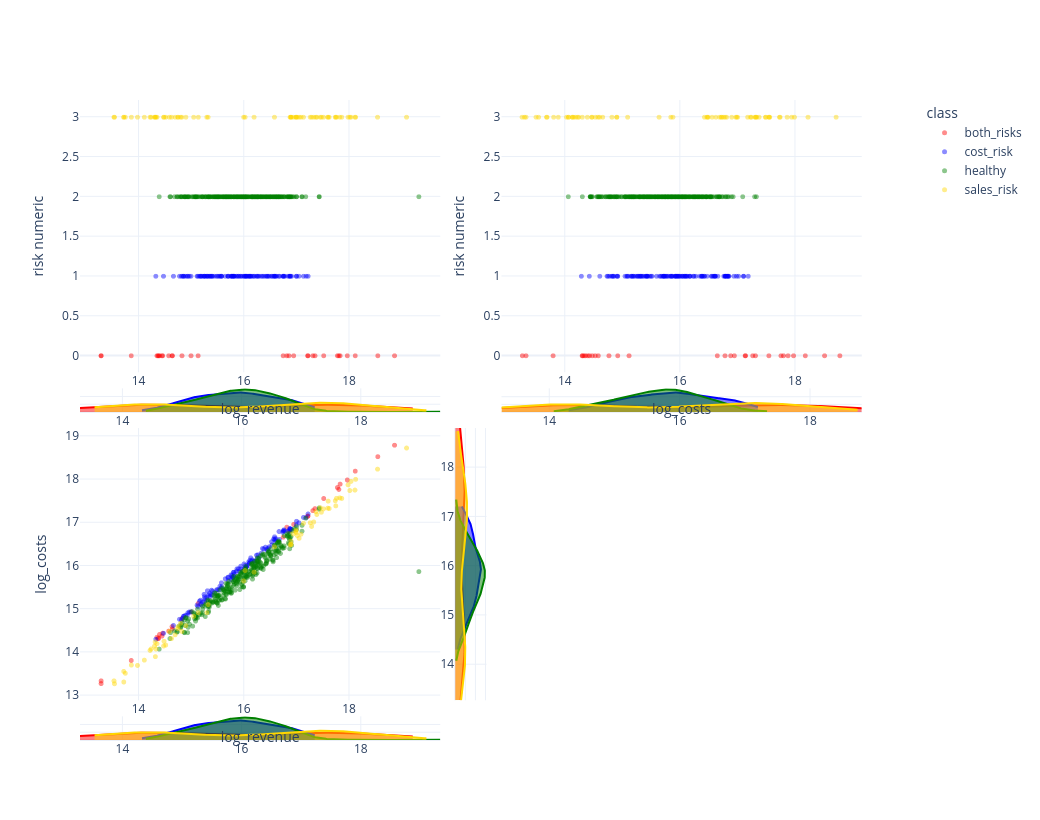

This figure's notebook cell:
### Markdown cell above
## Log scale visualization

### Code cell
df["log_revenue"] = np.log(df["revenue"])
df["log_costs"] = np.log(df["costs"])
plot_multiple_plots(
    df=df,
    backend_plotly=True,
    kde_bool=True,
    config=[
        {"x1_col": "log_revenue"},
        {"x1_col": "log_costs"},
        {"x1_col": "log_revenue", "x2_col": "log_costs"},
    ],
).show()

### Figure 1 — Plotly figure (JSON) as saved in the notebook; plotly's stock layout.template omitted (floating-point values rounded to 4 significant figures; data arrays with more than 128 entries replaced by an {"elided": "..."} marker saying what was removed)
{"data": [{"marker": {"color": "red", "opacity": 0.45, "size": 5}, "mode": "markers", "name": "both_risks", "showlegend": true, "type": "scattergl", "x": [16.82, 13.29, 14.35, 17.22, 16.75, 14.37, 14.57, 16.86, 17.22, 17.52, 15.0, 13.86, 17.97, 14.83, 17.32, 18.87, 14.45, 13.29, 14.38, 17.81, 14.46, 14.64, 17.78, 16.95, 18.12, 14.64, 15.13, 14.4, 17.84, 17.36, 18.55], "xaxis": "x", "y": [0, 0, 0, 0, 0, 0, 0, 0, 0, 0, 0, 0, 0, 0, 0, 0, 0, 0, 0, 0, 0, 0, 0, 0, 0, 0, 0, 0, 0, 0, 0], "yaxis": "y"}, {"fill": "tozeroy", "line": {"color": "red"}, "mode": "lines", "opacity": 0.35, "showlegend": false, "type": "scatter", "x": {"elided": "300 float values"}, "xaxis": "x5", "y": {"elided": "300 float values"}, "yaxis": "y5"}, {"marker": {"color": "blue", "opacity": 0.45, "size": 5}, "mode": "markers", "name": "cost_risk", "showlegend": true, "type": "scattergl", "x": [16.45, 16.29, 15.26, 15.22, 16.01, 17.01, 15.58, 15.49, 16.17, 16.11, 16.1, 16.04, 16.89, 16.88, 14.93, 16.91, 15.98, 16.27, 14.89, 15.53, 16.76, 15.7, 15.19, 16.68, 16.03, 15.87, 16.38, 15.31, 16.01, 16.47, 14.97, 14.48, 16.59, 15.16, 16.53, 15.82, 15.95, 14.84, 15.41, 16.11, 14.33, 14.86, 17.23, 15.7, 15.35, 15.76, 15.79, 16.06, 15.71, 16.75, 15.86, 14.86, 15.25, 16.36, 15.3, 15.4, 16.25, 15.25, 15.13, 16.45, 15.77, 15.95, 15.37, 16.33, 15.3, 15.55, 16.49, 15.33, 15.77, 16.78, 16.13, 16.14, 15.19, 15.36, 15.78, 14.66, 16.59, 15.5, 16.2, 16.61, 16.07, 16.84, 16.42, 14.94, 16.57, 16.67, 16.04, 17.19, 14.78, 16.75, 16.54, 15.82, 15.9, 17.14, 15.25, 15.81, 15.0, 16.77, 17.05, 16.12, 15.8, 15.65, 15.39, 15.44, 16.87, 15.57, 16.05, 16.88, 15.82, 16.2, 15.58, 15.12, 16.26, 16.62, 16.59, 17.0, 15.91, 15.18, 14.82], "xaxis": "x", "y": [1, 1, 1, 1, 1, 1, 1, 1, 1, 1, 1, 1, 1, 1, 1, 1, 1, 1, 1, 1, 1, 1, 1, 1, 1, 1, 1, 1, 1, 1, 1, 1, 1, 1, 1, 1, 1, 1, 1, 1, 1, 1, 1, 1, 1, 1, 1, 1, 1, 1, 1, 1, 1, 1, 1, 1, 1, 1, 1, 1, 1, 1, 1, 1, 1, 1, 1, 1, 1, 1, 1, 1, 1, 1, 1, 1, 1, 1, 1, 1, 1, 1, 1, 1, 1, 1, 1, 1, 1, 1, 1, 1, 1, 1, 1, 1, 1, 1, 1, 1, 1, 1, 1, 1, 1, 1, 1, 1, 1, 1, 1, 1, 1, 1, 1, 1, 1, 1, 1], "yaxis": "y"}, {"fill": "tozeroy", "line": {"color": "blue"}, "mode": "lines", "opacity": 0.35, "showlegend": false, "type": "scatter", "x": {"elided": "300 float values"}, "xaxis": "x5", "y": {"elided": "300 float values"}, "yaxis": "y5"}, {"marker": {"color": "green", "opacity": 0.45, "size": 5}, "mode": "markers", "name": "healthy", "showlegend": true, "type": "scattergl", "x": {"elided": "281 float values"}, "xaxis": "x", "y": {"elided": "281 int values"}, "yaxis": "y"}, {"fill": "tozeroy", "line": {"color": "green"}, "mode": "lines", "opacity": 0.35, "showlegend": false, "type": "scatter", "x": {"elided": "300 float values"}, "xaxis": "x5", "y": {"elided": "300 float values"}, "yaxis": "y5"}, {"marker": {"color": "gold", "opacity": 0.45, "size": 5}, "mode": "markers", "name": "sales_risk", "showlegend": true, "type": "scattergl", "x": [14.7, 16.91, 17.29, 14.11, 18.12, 18.04, 14.75, 14.35, 16.9, 14.52, 17.06, 13.75, 14.49, 17.75, 13.53, 18.55, 14.75, 15.05, 17.46, 17.63, 14.82, 17.83, 18.02, 17.87, 13.98, 14.59, 15.14, 14.24, 16.03, 16.9, 13.54, 19.1, 14.22, 16.2, 17.0, 15.3, 16.0, 14.33, 17.39, 17.14, 17.6, 13.72, 14.9, 16.88, 14.32, 14.32, 17.33, 14.8, 17.02, 17.52, 16.99, 14.31, 14.63, 17.99, 16.94, 13.72, 17.48, 17.74, 16.59, 15.32, 17.09, 17.38, 18.13, 17.77, 17.61, 14.48, 17.0, 17.27, 13.86], "xaxis": "x", "y": [3, 3, 3, 3, 3, 3, 3, 3, 3, 3, 3, 3, 3, 3, 3, 3, 3, 3, 3, 3, 3, 3, 3, 3, 3, 3, 3, 3, 3, 3, 3, 3, 3, 3, 3, 3, 3, 3, 3, 3, 3, 3, 3, 3, 3, 3, 3, 3, 3, 3, 3, 3, 3, 3, 3, 3, 3, 3, 3, 3, 3, 3, 3, 3, 3, 3, 3, 3, 3], "yaxis": "y"}, {"fill": "tozeroy", "line": {"color": "gold"}, "mode": "lines", "opacity": 0.35, "showlegend": false, "type": "scatter", "x": {"elided": "300 float values"}, "xaxis": "x5", "y": {"elided": "300 float values"}, "yaxis": "y5"}, {"marker": {"color": "red", "opacity": 0.45, "size": 5}, "mode": "markers", "name": "both_risks", "showlegend": false, "type": "scattergl", "x": [16.89, 13.33, 14.34, 17.15, 16.66, 14.31, 14.49, 16.8, 17.15, 17.56, 14.93, 13.81, 17.99, 14.78, 17.28, 18.79, 14.37, 13.27, 14.32, 17.77, 14.44, 14.59, 17.81, 16.96, 18.19, 14.54, 15.13, 14.41, 17.89, 17.33, 18.53], "xaxis": "x3", "y": [0, 0, 0, 0, 0, 0, 0, 0, 0, 0, 0, 0, 0, 0, 0, 0, 0, 0, 0, 0, 0, 0, 0, 0, 0, 0, 0, 0, 0, 0, 0], "yaxis": "y3"}, {"fill": "tozeroy", "line": {"color": "red"}, "mode": "lines", "opacity": 0.35, "showlegend": false, "type": "scatter", "x": {"elided": "300 float values"}, "xaxis": "x6", "y": {"elided": "300 float values"}, "yaxis": "y6"}, {"marker": {"color": "blue", "opacity": 0.45, "size": 5}, "mode": "markers", "name": "cost_risk", "showlegend": false, "type": "scattergl", "x": [16.39, 16.19, 15.24, 15.16, 16.04, 17.03, 15.61, 15.44, 16.14, 16.06, 16.09, 15.96, 16.85, 16.86, 14.86, 16.84, 15.88, 16.26, 14.86, 15.44, 16.81, 15.74, 15.12, 16.61, 16.01, 15.93, 16.39, 15.42, 15.94, 16.41, 14.93, 14.44, 16.67, 15.18, 16.56, 15.81, 15.93, 14.79, 15.41, 16.06, 14.3, 14.83, 17.2, 15.73, 15.36, 15.79, 15.72, 15.98, 15.66, 16.8, 15.88, 14.83, 15.28, 16.4, 15.27, 15.32, 16.25, 15.17, 15.06, 16.36, 15.68, 15.99, 15.33, 16.29, 15.2, 15.53, 16.44, 15.31, 15.77, 16.8, 16.18, 16.1, 15.1, 15.29, 15.74, 14.62, 16.59, 15.45, 16.12, 16.63, 16.01, 16.8, 16.43, 14.91, 16.62, 16.79, 15.96, 17.12, 14.76, 16.77, 16.48, 15.85, 15.93, 17.12, 15.34, 15.85, 14.93, 16.83, 17.0, 16.13, 15.73, 15.7, 15.44, 15.38, 16.83, 15.49, 15.98, 16.86, 15.76, 16.1, 15.51, 15.09, 16.18, 16.57, 16.62, 16.95, 15.87, 15.2, 14.74], "xaxis": "x3", "y": [1, 1, 1, 1, 1, 1, 1, 1, 1, 1, 1, 1, 1, 1, 1, 1, 1, 1, 1, 1, 1, 1, 1, 1, 1, 1, 1, 1, 1, 1, 1, 1, 1, 1, 1, 1, 1, 1, 1, 1, 1, 1, 1, 1, 1, 1, 1, 1, 1, 1, 1, 1, 1, 1, 1, 1, 1, 1, 1, 1, 1, 1, 1, 1, 1, 1, 1, 1, 1, 1, 1, 1, 1, 1, 1, 1, 1, 1, 1, 1, 1, 1, 1, 1, 1, 1, 1, 1, 1, 1, 1, 1, 1, 1, 1, 1, 1, 1, 1, 1, 1, 1, 1, 1, 1, 1, 1, 1, 1, 1, 1, 1, 1, 1, 1, 1, 1, 1, 1], "yaxis": "y3"}, {"fill": "tozeroy", "line": {"color": "blue"}, "mode": "lines", "opacity": 0.35, "showlegend": false, "type": "scatter", "x": {"elided": "300 float values"}, "xaxis": "x6", "y": {"elided": "300 float values"}, "yaxis": "y6"}, {"marker": {"color": "green", "opacity": 0.45, "size": 5}, "mode": "markers", "name": "healthy", "showlegend": false, "type": "scattergl", "x": {"elided": "281 float values"}, "xaxis": "x3", "y": {"elided": "281 int values"}, "yaxis": "y3"}, {"fill": "tozeroy", "line": {"color": "green"}, "mode": "lines", "opacity": 0.35, "showlegend": false, "type": "scatter", "x": {"elided": "300 float values"}, "xaxis": "x6", "y": {"elided": "300 float values"}, "yaxis": "y6"}, {"marker": {"color": "gold", "opacity": 0.45, "size": 5}, "mode": "markers", "name": "sales_risk", "showlegend": false, "type": "scattergl", "x": [14.4, 16.49, 16.91, 13.82, 17.75, 17.96, 14.59, 14.2, 16.5, 14.16, 16.64, 13.51, 14.25, 17.39, 13.33, 18.24, 14.54, 14.83, 17.35, 17.33, 14.48, 17.57, 17.74, 17.56, 13.69, 14.48, 14.91, 14.07, 15.89, 16.57, 13.27, 18.73, 14.04, 15.85, 16.77, 14.91, 15.65, 14.07, 17.19, 16.99, 17.34, 13.55, 14.61, 16.48, 14.23, 13.9, 17.02, 14.67, 16.7, 17.32, 16.8, 14.14, 14.31, 17.88, 16.74, 13.31, 17.24, 17.51, 16.44, 15.1, 16.73, 17.25, 18.0, 17.56, 17.5, 14.14, 16.82, 17.0, 13.7], "xaxis": "x3", "y": [3, 3, 3, 3, 3, 3, 3, 3, 3, 3, 3, 3, 3, 3, 3, 3, 3, 3, 3, 3, 3, 3, 3, 3, 3, 3, 3, 3, 3, 3, 3, 3, 3, 3, 3, 3, 3, 3, 3, 3, 3, 3, 3, 3, 3, 3, 3, 3, 3, 3, 3, 3, 3, 3, 3, 3, 3, 3, 3, 3, 3, 3, 3, 3, 3, 3, 3, 3, 3], "yaxis": "y3"}, {"fill": "tozeroy", "line": {"color": "gold"}, "mode": "lines", "opacity": 0.35, "showlegend": false, "type": "scatter", "x": {"elided": "300 float values"}, "xaxis": "x6", "y": {"elided": "300 float values"}, "yaxis": "y6"}, {"marker": {"color": "red", "opacity": 0.45, "size": 5}, "mode": "markers", "name": "both_risks", "showlegend": false, "type": "scattergl", "x": [16.82, 13.29, 14.35, 17.22, 16.75, 14.37, 14.57, 16.86, 17.22, 17.52, 15.0, 13.86, 17.97, 14.83, 17.32, 18.87, 14.45, 13.29, 14.38, 17.81, 14.46, 14.64, 17.78, 16.95, 18.12, 14.64, 15.13, 14.4, 17.84, 17.36, 18.55], "xaxis": "x7", "y": [16.89, 13.33, 14.34, 17.15, 16.66, 14.31, 14.49, 16.8, 17.15, 17.56, 14.93, 13.81, 17.99, 14.78, 17.28, 18.79, 14.37, 13.27, 14.32, 17.77, 14.44, 14.59, 17.81, 16.96, 18.19, 14.54, 15.13, 14.41, 17.89, 17.33, 18.53], "yaxis": "y7"}, {"fill": "tozeroy", "line": {"color": "red"}, "mode": "lines", "opacity": 0.35, "showlegend": false, "type": "scatter", "x": {"elided": "300 float values"}, "xaxis": "x11", "y": {"elided": "300 float values"}, "yaxis": "y11"}, {"fill": "tozerox", "line": {"color": "red"}, "mode": "lines", "opacity": 0.35, "showlegend": false, "type": "scatter", "x": {"elided": "300 float values"}, "xaxis": "x8", "y": {"elided": "300 float values"}, "yaxis": "y8"}, {"marker": {"color": "blue", "opacity": 0.45, "size": 5}, "mode": "markers", "name": "cost_risk", "showlegend": false, "type": "scattergl", "x": [16.45, 16.29, 15.26, 15.22, 16.01, 17.01, 15.58, 15.49, 16.17, 16.11, 16.1, 16.04, 16.89, 16.88, 14.93, 16.91, 15.98, 16.27, 14.89, 15.53, 16.76, 15.7, 15.19, 16.68, 16.03, 15.87, 16.38, 15.31, 16.01, 16.47, 14.97, 14.48, 16.59, 15.16, 16.53, 15.82, 15.95, 14.84, 15.41, 16.11, 14.33, 14.86, 17.23, 15.7, 15.35, 15.76, 15.79, 16.06, 15.71, 16.75, 15.86, 14.86, 15.25, 16.36, 15.3, 15.4, 16.25, 15.25, 15.13, 16.45, 15.77, 15.95, 15.37, 16.33, 15.3, 15.55, 16.49, 15.33, 15.77, 16.78, 16.13, 16.14, 15.19, 15.36, 15.78, 14.66, 16.59, 15.5, 16.2, 16.61, 16.07, 16.84, 16.42, 14.94, 16.57, 16.67, 16.04, 17.19, 14.78, 16.75, 16.54, 15.82, 15.9, 17.14, 15.25, 15.81, 15.0, 16.77, 17.05, 16.12, 15.8, 15.65, 15.39, 15.44, 16.87, 15.57, 16.05, 16.88, 15.82, 16.2, 15.58, 15.12, 16.26, 16.62, 16.59, 17.0, 15.91, 15.18, 14.82], "xaxis": "x7", "y": [16.39, 16.19, 15.24, 15.16, 16.04, 17.03, 15.61, 15.44, 16.14, 16.06, 16.09, 15.96, 16.85, 16.86, 14.86, 16.84, 15.88, 16.26, 14.86, 15.44, 16.81, 15.74, 15.12, 16.61, 16.01, 15.93, 16.39, 15.42, 15.94, 16.41, 14.93, 14.44, 16.67, 15.18, 16.56, 15.81, 15.93, 14.79, 15.41, 16.06, 14.3, 14.83, 17.2, 15.73, 15.36, 15.79, 15.72, 15.98, 15.66, 16.8, 15.88, 14.83, 15.28, 16.4, 15.27, 15.32, 16.25, 15.17, 15.06, 16.36, 15.68, 15.99, 15.33, 16.29, 15.2, 15.53, 16.44, 15.31, 15.77, 16.8, 16.18, 16.1, 15.1, 15.29, 15.74, 14.62, 16.59, 15.45, 16.12, 16.63, 16.01, 16.8, 16.43, 14.91, 16.62, 16.79, 15.96, 17.12, 14.76, 16.77, 16.48, 15.85, 15.93, 17.12, 15.34, 15.85, 14.93, 16.83, 17.0, 16.13, 15.73, 15.7, 15.44, 15.38, 16.83, 15.49, 15.98, 16.86, 15.76, 16.1, 15.51, 15.09, 16.18, 16.57, 16.62, 16.95, 15.87, 15.2, 14.74], "yaxis": "y7"}, {"fill": "tozeroy", "line": {"color": "blue"}, "mode": "lines", "opacity": 0.35, "showlegend": false, "type": "scatter", "x": {"elided": "300 float values"}, "xaxis": "x11", "y": {"elided": "300 float values"}, "yaxis": "y11"}, {"fill": "tozerox", "line": {"color": "blue"}, "mode": "lines", "opacity": 0.35, "showlegend": false, "type": "scatter", "x": {"elided": "300 float values"}, "xaxis": "x8", "y": {"elided": "300 float values"}, "yaxis": "y8"}, {"marker": {"color": "green", "opacity": 0.45, "size": 5}, "mode": "markers", "name": "healthy", "showlegend": false, "type": "scattergl", "x": {"elided": "281 float values"}, "xaxis": "x7", "y": {"elided": "281 float values"}, "yaxis": "y7"}, {"fill": "tozeroy", "line": {"color": "green"}, "mode": "lines", "opacity": 0.35, "showlegend": false, "type": "scatter", "x": {"elided": "300 float values"}, "xaxis": "x11", "y": {"elided": "300 float values"}, "yaxis": "y11"}, {"fill": "tozerox", "line": {"color": "green"}, "mode": "lines", "opacity": 0.35, "showlegend": false, "type": "scatter", "x": {"elided": "300 float values"}, "xaxis": "x8", "y": {"elided": "300 float values"}, "yaxis": "y8"}, {"marker": {"color": "gold", "opacity": 0.45, "size": 5}, "mode": "markers", "name": "sales_risk", "showlegend": false, "type": "scattergl", "x": [14.7, 16.91, 17.29, 14.11, 18.12, 18.04, 14.75, 14.35, 16.9, 14.52, 17.06, 13.75, 14.49, 17.75, 13.53, 18.55, 14.75, 15.05, 17.46, 17.63, 14.82, 17.83, 18.02, 17.87, 13.98, 14.59, 15.14, 14.24, 16.03, 16.9, 13.54, 19.1, 14.22, 16.2, 17.0, 15.3, 16.0, 14.33, 17.39, 17.14, 17.6, 13.72, 14.9, 16.88, 14.32, 14.32, 17.33, 14.8, 17.02, 17.52, 16.99, 14.31, 14.63, 17.99, 16.94, 13.72, 17.48, 17.74, 16.59, 15.32, 17.09, 17.38, 18.13, 17.77, 17.61, 14.48, 17.0, 17.27, 13.86], "xaxis": "x7", "y": [14.4, 16.49, 16.91, 13.82, 17.75, 17.96, 14.59, 14.2, 16.5, 14.16, 16.64, 13.51, 14.25, 17.39, 13.33, 18.24, 14.54, 14.83, 17.35, 17.33, 14.48, 17.57, 17.74, 17.56, 13.69, 14.48, 14.91, 14.07, 15.89, 16.57, 13.27, 18.73, 14.04, 15.85, 16.77, 14.91, 15.65, 14.07, 17.19, 16.99, 17.34, 13.55, 14.61, 16.48, 14.23, 13.9, 17.02, 14.67, 16.7, 17.32, 16.8, 14.14, 14.31, 17.88, 16.74, 13.31, 17.24, 17.51, 16.44, 15.1, 16.73, 17.25, 18.0, 17.56, 17.5, 14.14, 16.82, 17.0, 13.7], "yaxis": "y7"}, {"fill": "tozeroy", "line": {"color": "gold"}, "mode": "lines", "opacity": 0.35, "showlegend": false, "type": "scatter", "x": {"elided": "300 float values"}, "xaxis": "x11", "y": {"elided": "300 float values"}, "yaxis": "y11"}, {"fill": "tozerox", "line": {"color": "gold"}, "mode": "lines", "opacity": 0.35, "showlegend": false, "type": "scatter", "x": {"elided": "300 float values"}, "xaxis": "x8", "y": {"elided": "300 float values"}, "yaxis": "y8"}], "layout": {"height": 820, "legend": {"title": {"text": "class"}}, "width": 1040, "xaxis": {"anchor": "y", "domain": [0, 0.4352], "title": {"text": "log_revenue"}}, "xaxis10": {"anchor": "y10", "domain": [0.9622, 1.0]}, "xaxis11": {"anchor": "y11", "domain": [0, 0.4352]}, "xaxis12": {"anchor": "y12", "domain": [0.509, 0.9442]}, "xaxis2": {"anchor": "y2", "domain": [0.4532, 0.491]}, "xaxis3": {"anchor": "y3", "domain": [0.509, 0.9442], "title": {"text": "log_costs"}}, "xaxis4": {"anchor": "y4", "domain": [0.9622, 1.0]}, "xaxis5": {"anchor": "y5", "domain": [0, 0.4352]}, "xaxis6": {"anchor": "y6", "domain": [0.509, 0.9442]}, "xaxis7": {"anchor": "y7", "domain": [0, 0.4352], "title": {"text": "log_revenue"}}, "xaxis8": {"anchor": "y8", "domain": [0.4532, 0.491], "showticklabels": false, "title": {"text": ""}}, "xaxis9": {"anchor": "y9", "domain": [0.509, 0.9442]}, "yaxis": {"anchor": "x", "domain": [0.5745, 1], "title": {"text": "risk numeric"}}, "yaxis10": {"anchor": "x10", "domain": [0.062, 0.4875]}, "yaxis11": {"anchor": "x11", "domain": [0, 0.037], "showticklabels": false, "title": {"text": ""}}, "yaxis12": {"anchor": "x12", "domain": [0, 0.037]}, "yaxis2": {"anchor": "x2", "domain": [0.5745, 1]}, "yaxis3": {"anchor": "x3", "domain": [0.5745, 1], "title": {"text": "risk numeric"}}, "yaxis4": {"anchor": "x4", "domain": [0.5745, 1]}, "yaxis5": {"anchor": "x5", "domain": [0.5125, 0.5495], "showticklabels": false, "title": {"text": ""}}, "yaxis6": {"anchor": "x6", "domain": [0.5125, 0.5495], "showticklabels": false, "title": {"text": ""}}, "yaxis7": {"anchor": "x7", "domain": [0.062, 0.4875], "title": {"text": "log_costs"}}, "yaxis8": {"anchor": "x8", "domain": [0.062, 0.4875]}, "yaxis9": {"anchor": "x9", "domain": [0.062, 0.4875]}}}
